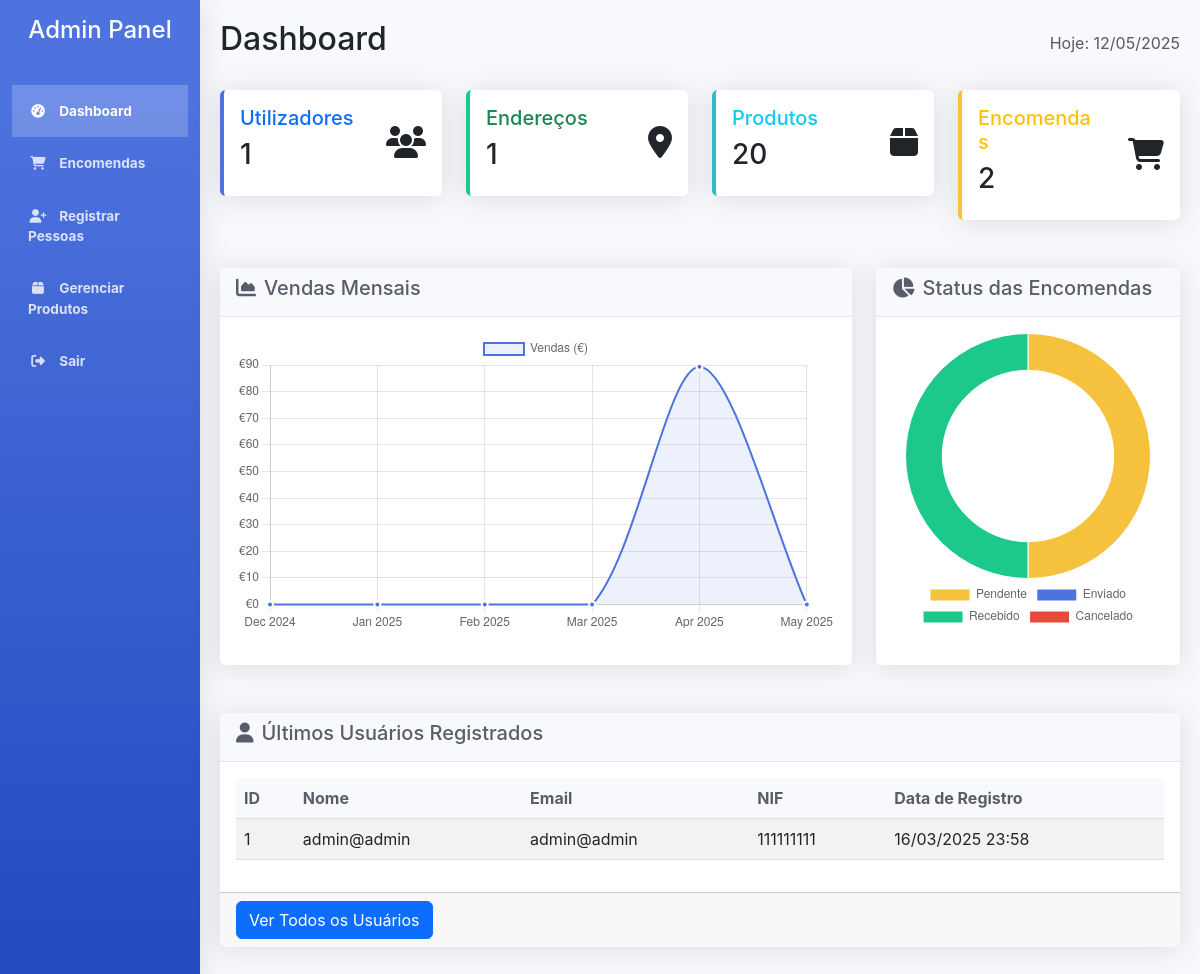
Before: /admin/dashboard.php (signed in) with the older database file.
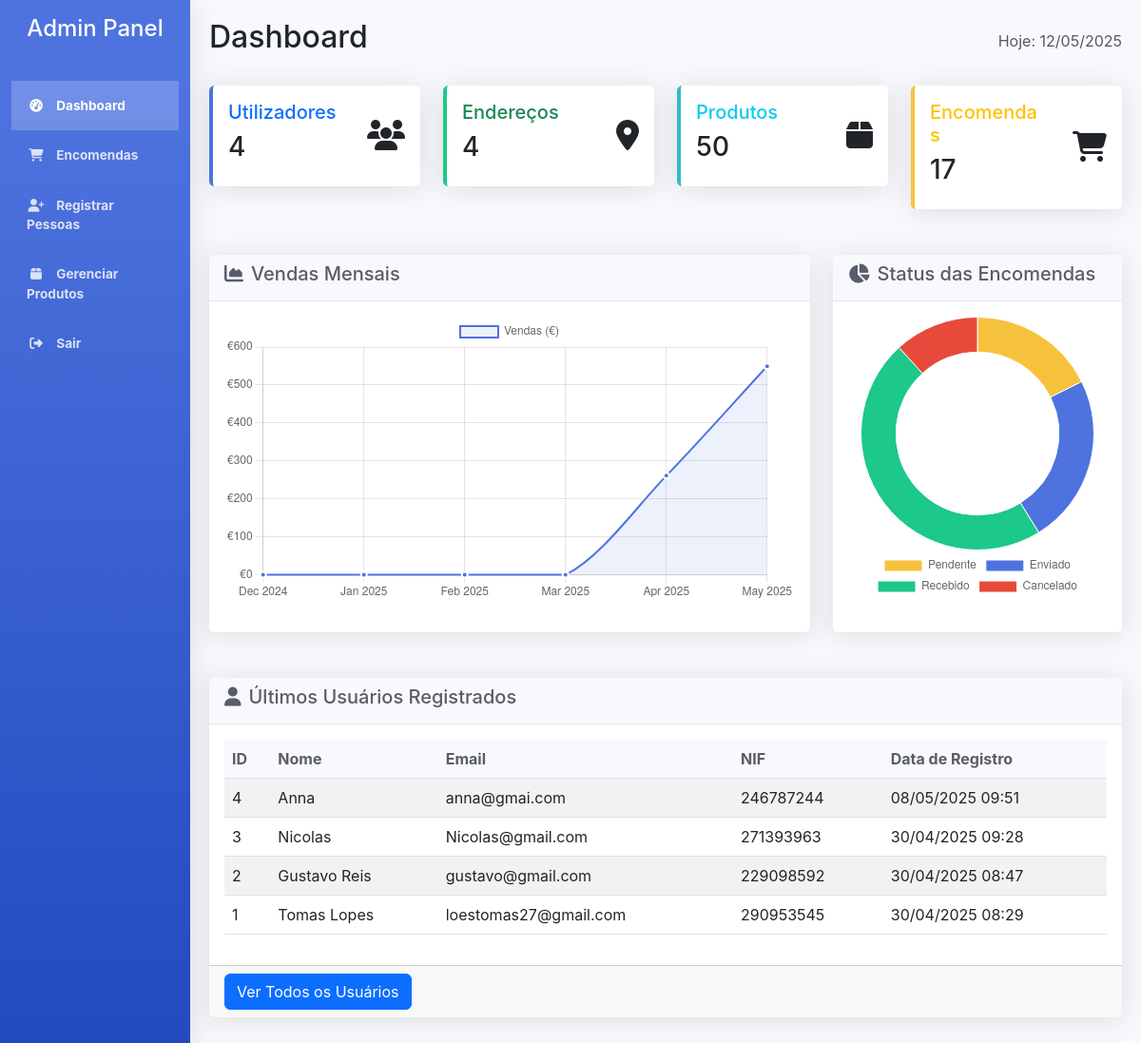
After: the same page with the newer database file.
### tables this page shows
CREATE TABLE IF NOT EXISTS `usuarios` (
  `id` int(11) NOT NULL AUTO_INCREMENT,
  `nome` varchar(100) NOT NULL,
  `email` varchar(100) NOT NULL,
  `senha` varchar(255) NOT NULL,
  `nif` varchar(20) NOT NULL,
  `nome_da_empresa` varchar(100) DEFAULT NULL,
  `nif_da_empresa` varchar(20) DEFAULT NULL,
  `data_registro` timestamp NOT NULL DEFAULT current_timestamp(),
  `telefone` varchar(20) DEFAULT NULL,
  PRIMARY KEY (`id`),
  UNIQUE KEY `email` (`email`)
);

### admin/dashboard.php (the view, shortened to what this page needs)
<?php
require_once 'config.php';
$total_usuarios = 0;
$total_enderecos = 0;
$sql_usuarios = "SELECT COUNT(*) as total FROM usuarios";
$result_usuarios = $conn->query($sql_usuarios);
if ($result_usuarios === false) {
    error_log("Erro na consulta de usuários: " . $conn->error);
} else {
    $row = $result_usuarios->fetch_assoc();
    $total_usuarios = $row['total'];
}
$sql_enderecos = "SELECT COUNT(*) as total FROM enderecos";
$result_enderecos = $conn->query($sql_enderecos);
if ($result_enderecos === false) {
    error_log("Erro na consulta de endereços: " . $conn->error);
} else {
    $row = $result_enderecos->fetch_assoc();
    $total_enderecos = $row['total'];
}
$ultimos_usuarios = [];
$sql_ultimos = "SELECT id, nome, email, nif, data_registro FROM usuarios ORDER BY data_registro DESC LIMIT 5";
$result_ultimos = $conn->query($sql_ultimos);
if ($result_ultimos === false) {
    error_log("Erro na consulta dos últimos usuários: " . $conn->error);
} else {
    while ($row = $result_ultimos->fetch_assoc()) {
        $ultimos_usuarios[] = $row;
    }
}
$total_produtos = 0;
$sql_produtos = "SELECT COUNT(*) as total FROM produtos";
$result_produtos = $conn->query($sql_produtos);
if ($result_produtos === false) {
    error_log("Erro na consulta de produtos: " . $conn->error);
} else {
    $row = $result_produtos->fetch_assoc();
    $total_produtos = $row['total'];
}
$total_encomendas = 0;
$sql_encomendas = "SELECT COUNT(*) as total FROM compras";
$result_encomendas = $conn->query($sql_encomendas);
if ($result_encomendas === false) {
    error_log("Erro na consulta de encomendas: " . $conn->error);
} else {
    $row = $result_encomendas->fetch_assoc();
    $total_encomendas = $row['total'];
}
?>
<!DOCTYPE html>
<html lang="pt">
<head>
    <link rel="stylesheet" href="https://cdn.jsdelivr.net/npm/bootstrap@5.3.0/dist/css/bootstrap.min.css">
    <link rel="stylesheet" href="https://cdnjs.cloudflare.com/ajax/libs/font-awesome/6.4.0/css/all.min.css">
</head>
<body>
    <div class="container-fluid">
        <div class="row">
            <div class="col-md-2 sidebar">
                <h4 class="text-center text-white mb-4 py-3">Admin Panel</h4>
                <a href="dashboard.php" class="active"><i class="fas fa-tachometer-alt"></i> Dashboard</a>
                <a href="encomendas.php"><i class="fas fa-shopping-cart"></i> Encomendas</a>
                <a href="registrar.php"><i class="fas fa-user-plus"></i> Registrar Pessoas</a>
                <a href="produtosg.php"><i class="fas fa-box"></i> Gerenciar Produtos</a>
                <a href="logout.php"><i class="fas fa-sign-out-alt"></i> Sair</a>
            </div>
            <div class="col-md-10 content">
                <div class="d-flex justify-content-between align-items-center mb-4">
                    <h2>Dashboard</h2>
                    <div>
                        <span class="text-muted">Hoje: <?php echo date('d/m/Y'); ?></span>
                    </div>
                </div>
                <div class="row">
                    <div class="col-md-3">
                        <div class="card card-dashboard primary">
                            <div class="card-body">
                                <div class="row align-items-center">
                                    <div class="col-8">
                                        <h5 class="card-title text-primary">Utilizadores</h5>
                                        <h3><?php echo $total_usuarios; ?></h3>
                                    </div>
                                    <div class="col-4 text-end">
                                        <i class="fas fa-users fa-2x text-gray-300"></i>
                                    </div>
                                </div>
                            </div>
                        </div>
                    </div>
                    <div class="col-md-3">
                        <div class="card card-dashboard success">
                            <div class="card-body">
                                <div class="row align-items-center">
                                    <div class="col-8">
                                        <h5 class="card-title text-success">Endereços</h5>
                                        <h3><?php echo $total_enderecos; ?></h3>
                                    </div>
                                    <div class="col-4 text-end">
                                        <i class="fas fa-map-marker-alt fa-2x text-gray-300"></i>
                                    </div>
                                </div>
                            </div>
                        </div>
                    </div>
                    <div class="col-md-3">
                        <div class="card card-dashboard info">
                            <div class="card-body">
                                <div class="row align-items-center">
                                    <div class="col-8">
                                        <h5 class="card-title text-info">Produtos</h5>
                                        <h3><?php echo $total_produtos; ?></h3>
                                    </div>
                                    <div class="col-4 text-end">
                                        <i class="fas fa-box fa-2x text-gray-300"></i>
                                    </div>
                                </div>
                            </div>
                        </div>
                    </div>
                    <div class="col-md-3">
                        <div class="card card-dashboard warning">
                            <div class="card-body">
                                <div class="row align-items-center">
                                    <div class="col-8">
                                        <h5 class="card-title text-warning">Encomendas</h5>
                                        <h3><?php echo $total_encomendas; ?></h3>
                                    </div>
                                    <div class="col-4 text-end">
                                        <i class="fas fa-shopping-cart fa-2x text-gray-300"></i>
                                    </div>
                                </div>
                            </div>
                        </div>
                    </div>
                </div>
                <div class="row mt-4">
                    <div class="col-md-8">
                        <div class="card">
                            <div class="card-header">
                                <h5><i class="fas fa-chart-area me-2"></i>Vendas Mensais</h5>
                            </div>
                            <div class="card-body">
                                <div class="chart-container">
                                    <canvas id="vendasChart"></canvas>
                                </div>
                            </div>
                        </div>
                    </div>
                    <div class="col-md-4">
                        <div class="card">
                            <div class="card-header">
                                <h5><i class="fas fa-chart-pie me-2"></i>Status das Encomendas</h5>
                            </div>
                            <div class="card-body">
                                <div class="chart-container">
                                    <canvas id="statusChart"></canvas>
                                </div>
                            </div>
                        </div>
                    </div>
                </div>
                <div class="card mt-4">
                    <div class="card-header">
                        <h5><i class="fas fa-user me-2"></i>Últimos Usuários Registrados</h5>
                    </div>
                    <div class="card-body">
                        <div class="table-responsive">
                            <table class="table table-striped table-hover">
                                <thead>
                                    <tr>
                                        <th>ID</th>
                                        <th>Nome</th>
                                        <th>Email</th>
                                        <th>NIF</th>
                                        <th>Data de Registro</th>
                                    </tr>
                                </thead>
                                <tbody>
                                    <?php
                                    if (count($ultimos_usuarios) > 0) {
                                        foreach ($ultimos_usuarios as $usuario) {
                                            echo "<tr>";
                                            echo "<td>" . $usuario["id"] . "</td>";
                                            echo "<td>" . $usuario["nome"] . "</td>";
                                            echo "<td>" . $usuario["email"] . "</td>";
                                            echo "<td>" . $usuario["nif"] . "</td>";
                                            echo "<td>" . date('d/m/Y H:i', strtotime($usuario["data_registro"])) . "</td>";
                                            echo "</tr>";
                                        }
                                    } else {
                                        echo "<tr><td colspan='5' class='text-center'>Nenhum usuário registrado</td></tr>";
                                    }
                                    ?>
                                </tbody>
                            </table>
                        </div>
                    </div>
                    <div class="card-footer">
                        <a href="registrar.php" class="btn btn-primary">Ver Todos os Usuários</a>
                    </div>
                </div>
            </div>
        </div>
    </div>
</body>
</html>

### admin/dashboard.php (style rules this page uses)
:root { --primary: #4e73df; --secondary: #858796; --success: #1cc88a; --info: #36b9cc; --warning: #f6c23e; --danger: #e74a3b; --light: #f8f9fc; --dark: #5a5c69; }
body { background-color: #f8f9fc; font-family: 'Nunito', -apple-system, BlinkMacSystemFont, 'Segoe UI', Roboto, 'Helvetica Neue', Arial, sans-serif; }
.sidebar { min-height: 100vh; background: linear-gradient(180deg, var(--primary) 10%, #224abe 100%); box-shadow: 0 0.15rem 1.75rem 0 rgba(58, 59, 69, 0.15); }
.sidebar a { color: rgba(255, 255, 255, 0.8); padding: 1rem; font-weight: 700; font-size: 0.85rem; display: block; text-decoration: none; }
.sidebar a.active { color: #fff; background-color: rgba(255, 255, 255, 0.2); }
.sidebar a i { margin-right: 0.5rem; width: 1.25rem; text-align: center; }
.card { border: none; border-radius: 0.35rem; box-shadow: 0 0.15rem 1.75rem 0 rgba(58, 59, 69, 0.15); margin-bottom: 1.5rem; }
.card-header { background-color: #f8f9fc; border-bottom: 1px solid #e3e6f0; font-weight: 700; color: var(--dark); }
.card-dashboard { border-left: 4px solid var(--primary); transition: transform 0.2s; }
.card-dashboard.primary { border-left-color: var(--primary); }
.card-dashboard.success { border-left-color: var(--success); }
.card-dashboard.info { border-left-color: var(--info); }
.card-dashboard.warning { border-left-color: var(--warning); }
.content { padding: 20px; }
.chart-container { position: relative; height: 300px; margin-bottom: 1rem; }
.table-responsive { overflow-x: auto; }
.table thead th { background-color: #f8f9fc; color: var(--dark); font-weight: 700; border-top: none; }

Changed rows visible on the page:
added usuarios: id "4", nome "Anna", email "anna@gmai.com", nif "246787244", data_registro "08/05/2025 09:51"
added usuarios: id "3", nome "Nicolas", email "Nicolas@gmail.com", nif "271393963", data_registro "30/04/2025 09:28"
added usuarios: id "2", nome "Gustavo Reis", email "gustavo@gmail.com", nif "229098592", data_registro "30/04/2025 08:47"
changed usuarios id 1: nome "admin@admin" → "Tomas Lopes"; email "admin@admin" → "loestomas27@gmail.com"; nif "111111111" → "290953545"; data_registro "16/03/2025 23:58" → "30/04/2025 08:29"
Other visible differences:
$total_usuarios: "1" → "4"
$total_enderecos: "1" → "4"
$total_produtos: "20" → "50"
$total_encomendas: "2" → "17"
chart data {{ json_encode($dados_vendas) }}: [0,0,0,0,89.35,0] → [0,0,0,0,261.05,549.21]
chart data {{ $status_encomendas[$status] }}: 1, 1 → 3, 4, 8, 2
